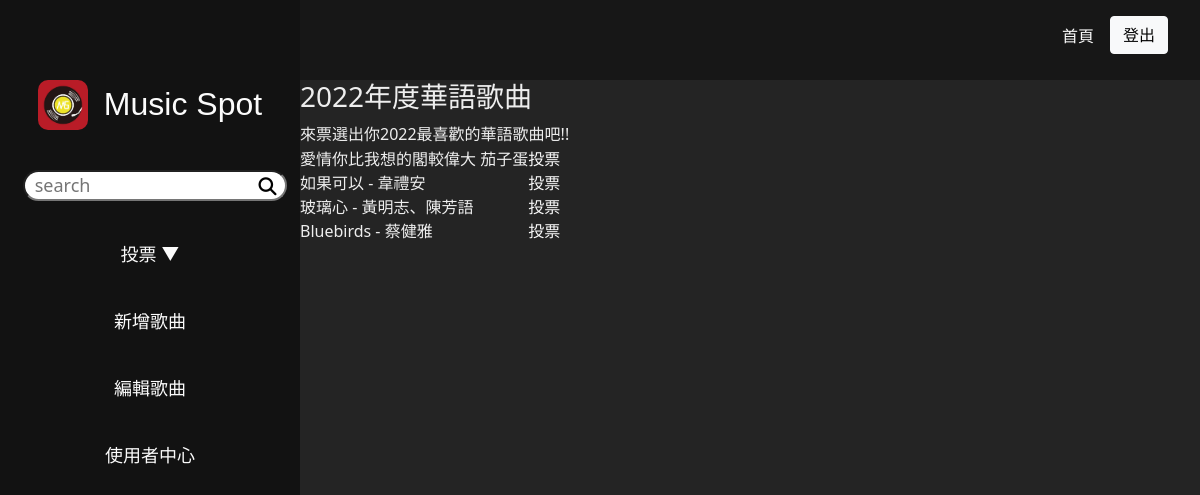
/center.php?do=survey_vote&id=7 (signed in), run on the app's committed database.
### tables this page shows
CREATE TABLE `survey_subjects` (
  `id` int(10) UNSIGNED NOT NULL,
  `subject` text NOT NULL,
  `type` tinyint(1) NOT NULL,
  `content` text DEFAULT NULL,
  `active` tinyint(1) NOT NULL,
  `vote` int(10) UNSIGNED NOT NULL,
  `created_at` timestamp NOT NULL DEFAULT current_timestamp(),
  `update_at` timestamp NOT NULL DEFAULT current_timestamp() ON UPDATE current_timestamp()
);

CREATE TABLE `survey_options` (
  `id` int(10) UNSIGNED NOT NULL,
  `subject_id` int(10) UNSIGNED NOT NULL,
  `opt` text NOT NULL,
  `vote` int(11) NOT NULL,
  `created_at` timestamp NOT NULL DEFAULT current_timestamp(),
  `update_at` timestamp NOT NULL DEFAULT current_timestamp() ON UPDATE current_timestamp()
);

### front/survey_vote.php (the view)
<?php
    include_once "./db/base.php";
$subject=all('survey_subjects',['id'=>$_GET['id']]);
$opts=all('survey_options',['subject_id'=>$_GET['id']]);
?>
<h3><?=$subject[0]['subject'];?></h3>
<div><?=$subject[0]['content'];?></div>
<table>
    <?php
foreach($opts as $opt){
    echo "<tr>";
    echo "<td>{$opt['opt']}</td>";
    echo "<td><a href='./api/survey_vote.php?id={$opt['id']}'>投票</a></td>";
    echo "</tr>";
}
?>
</table>

### css/centerStyle.css (style rules this page uses)
* { box-sizing: border-box; margin: 0; padding: 0; }
a { text-decoration: none; color: rgb(251, 251, 251); }
body { background-color: #242424; color: #eee; }

### data on the page
survey_subjects: subject "2022年度華語歌曲", content "來票選出你2022最喜歡的華語歌曲吧!!"
survey_options: opt "愛情你比我想的閣較偉大 茄子蛋"
survey_options: opt "如果可以 - 韋禮安"
survey_options: opt "玻璃心 - 黃明志、陳芳語"
survey_options: opt "Bluebirds - 蔡健雅"
